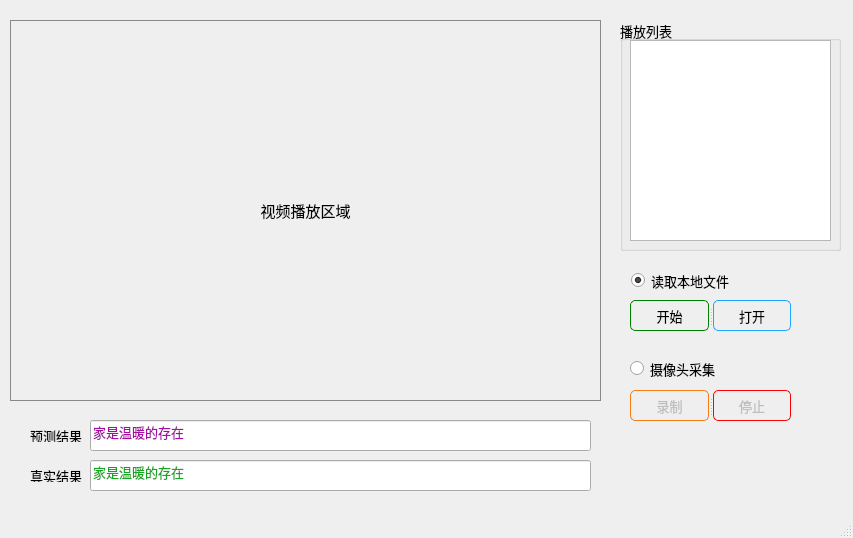
<?xml version="1.0" encoding="UTF-8"?>
<ui version="4.0">
 <class>MainWindow</class>
 <widget class="QMainWindow" name="MainWindow">
  <property name="geometry">
   <rect>
    <x>0</x>
    <y>0</y>
    <width>853</width>
    <height>538</height>
   </rect>
  </property>
  <property name="font">
   <font>
    <pointsize>10</pointsize>
   </font>
  </property>
  <property name="cursor">
   <cursorShape>ArrowCursor</cursorShape>
  </property>
  <property name="windowTitle">
   <string>中文唇语识别演示系统v1.0</string>
  </property>
  <widget class="QWidget" name="centralwidget">
   <widget class="QLabel" name="screen">
    <property name="geometry">
     <rect>
      <x>10</x>
      <y>20</y>
      <width>591</width>
      <height>381</height>
     </rect>
    </property>
    <property name="font">
     <font>
      <pointsize>11</pointsize>
     </font>
    </property>
    <property name="styleSheet">
     <string notr="true">border: 1px groove #888</string>
    </property>
    <property name="text">
     <string>视频播放区域</string>
    </property>
    <property name="alignment">
     <set>Qt::AlignCenter</set>
    </property>
   </widget>
   <widget class="QRadioButton" name="radio1">
    <property name="geometry">
     <rect>
      <x>631</x>
      <y>272</y>
      <width>101</width>
      <height>17</height>
     </rect>
    </property>
    <property name="text">
     <string>读取本地文件</string>
    </property>
    <property name="checked">
     <bool>true</bool>
    </property>
   </widget>
   <widget class="QRadioButton" name="radio2">
    <property name="geometry">
     <rect>
      <x>630</x>
      <y>360</y>
      <width>101</width>
      <height>17</height>
     </rect>
    </property>
    <property name="text">
     <string>摄像头采集</string>
    </property>
   </widget>
   <widget class="QLabel" name="label_2">
    <property name="geometry">
     <rect>
      <x>30</x>
      <y>430</y>
      <width>54</width>
      <height>12</height>
     </rect>
    </property>
    <property name="text">
     <string>预测结果</string>
    </property>
   </widget>
   <widget class="QLabel" name="label_3">
    <property name="geometry">
     <rect>
      <x>30</x>
      <y>470</y>
      <width>54</width>
      <height>12</height>
     </rect>
    </property>
    <property name="text">
     <string>真实结果</string>
    </property>
   </widget>
   <widget class="QLineEdit" name="lineEdit">
    <property name="enabled">
     <bool>true</bool>
    </property>
    <property name="geometry">
     <rect>
      <x>90</x>
      <y>460</y>
      <width>501</width>
      <height>31</height>
     </rect>
    </property>
    <property name="palette">
     <palette>
      <active>
       <colorrole role="WindowText">
        <brush brushstyle="SolidPattern">
         <color alpha="255">
          <red>0</red>
          <green>0</green>
          <blue>0</blue>
         </color>
        </brush>
       </colorrole>
       <colorrole role="Text">
        <brush brushstyle="SolidPattern">
         <color alpha="255">
          <red>22</red>
          <green>165</green>
          <blue>31</blue>
         </color>
        </brush>
       </colorrole>
      </active>
      <inactive>
       <colorrole role="WindowText">
        <brush brushstyle="SolidPattern">
         <color alpha="255">
          <red>0</red>
          <green>0</green>
          <blue>0</blue>
         </color>
        </brush>
       </colorrole>
       <colorrole role="Text">
        <brush brushstyle="SolidPattern">
         <color alpha="255">
          <red>22</red>
          <green>165</green>
          <blue>31</blue>
         </color>
        </brush>
       </colorrole>
      </inactive>
      <disabled>
       <colorrole role="WindowText">
        <brush brushstyle="SolidPattern">
         <color alpha="255">
          <red>120</red>
          <green>120</green>
          <blue>120</blue>
         </color>
        </brush>
       </colorrole>
       <colorrole role="Text">
        <brush brushstyle="SolidPattern">
         <color alpha="255">
          <red>120</red>
          <green>120</green>
          <blue>120</blue>
         </color>
        </brush>
       </colorrole>
      </disabled>
     </palette>
    </property>
    <property name="text">
     <string>家是温暖的存在</string>
    </property>
    <property name="readOnly">
     <bool>true</bool>
    </property>
   </widget>
   <widget class="QLineEdit" name="lineEdit_2">
    <property name="geometry">
     <rect>
      <x>90</x>
      <y>420</y>
      <width>501</width>
      <height>31</height>
     </rect>
    </property>
    <property name="palette">
     <palette>
      <active>
       <colorrole role="WindowText">
        <brush brushstyle="SolidPattern">
         <color alpha="255">
          <red>0</red>
          <green>0</green>
          <blue>0</blue>
         </color>
        </brush>
       </colorrole>
       <colorrole role="Text">
        <brush brushstyle="SolidPattern">
         <color alpha="255">
          <red>165</red>
          <green>12</green>
          <blue>163</blue>
         </color>
        </brush>
       </colorrole>
      </active>
      <inactive>
       <colorrole role="WindowText">
        <brush brushstyle="SolidPattern">
         <color alpha="255">
          <red>0</red>
          <green>0</green>
          <blue>0</blue>
         </color>
        </brush>
       </colorrole>
       <colorrole role="Text">
        <brush brushstyle="SolidPattern">
         <color alpha="255">
          <red>165</red>
          <green>12</green>
          <blue>163</blue>
         </color>
        </brush>
       </colorrole>
      </inactive>
      <disabled>
       <colorrole role="WindowText">
        <brush brushstyle="SolidPattern">
         <color alpha="255">
          <red>120</red>
          <green>120</green>
          <blue>120</blue>
         </color>
        </brush>
       </colorrole>
       <colorrole role="Text">
        <brush brushstyle="SolidPattern">
         <color alpha="255">
          <red>120</red>
          <green>120</green>
          <blue>120</blue>
         </color>
        </brush>
       </colorrole>
      </disabled>
     </palette>
    </property>
    <property name="text">
     <string>家是温暖的存在</string>
    </property>
   </widget>
   <widget class="QGroupBox" name="groupBox">
    <property name="geometry">
     <rect>
      <x>620</x>
      <y>20</y>
      <width>221</width>
      <height>231</height>
     </rect>
    </property>
    <property name="title">
     <string>播放列表</string>
    </property>
    <widget class="QListView" name="listView">
     <property name="geometry">
      <rect>
       <x>10</x>
       <y>20</y>
       <width>201</width>
       <height>201</height>
      </rect>
     </property>
    </widget>
   </widget>
   <widget class="QSplitter" name="splitter">
    <property name="geometry">
     <rect>
      <x>630</x>
      <y>300</y>
      <width>161</width>
      <height>31</height>
     </rect>
    </property>
    <property name="orientation">
     <enum>Qt::Horizontal</enum>
    </property>
    <widget class="QPushButton" name="btn_play">
     <property name="sizePolicy">
      <sizepolicy hsizetype="Minimum" vsizetype="Expanding">
       <horstretch>0</horstretch>
       <verstretch>0</verstretch>
      </sizepolicy>
     </property>
     <property name="cursor">
      <cursorShape>PointingHandCursor</cursorShape>
     </property>
     <property name="styleSheet">
      <string notr="true">border: 1px solid green;
border-radius: 5px; </string>
     </property>
     <property name="text">
      <string>开始</string>
     </property>
     <property name="autoRepeatDelay">
      <number>309</number>
     </property>
    </widget>
    <widget class="QPushButton" name="btn_open">
     <property name="sizePolicy">
      <sizepolicy hsizetype="Minimum" vsizetype="Expanding">
       <horstretch>0</horstretch>
       <verstretch>0</verstretch>
      </sizepolicy>
     </property>
     <property name="cursor">
      <cursorShape>PointingHandCursor</cursorShape>
     </property>
     <property name="styleSheet">
      <string notr="true">border: 1px solid rgb(25, 167, 255);
border-radius: 5px; </string>
     </property>
     <property name="text">
      <string>打开</string>
     </property>
     <property name="autoRepeatDelay">
      <number>309</number>
     </property>
    </widget>
   </widget>
   <widget class="QSplitter" name="splitter_2">
    <property name="geometry">
     <rect>
      <x>630</x>
      <y>390</y>
      <width>161</width>
      <height>31</height>
     </rect>
    </property>
    <property name="orientation">
     <enum>Qt::Horizontal</enum>
    </property>
    <widget class="QPushButton" name="btn_record">
     <property name="enabled">
      <bool>false</bool>
     </property>
     <property name="sizePolicy">
      <sizepolicy hsizetype="Minimum" vsizetype="Expanding">
       <horstretch>0</horstretch>
       <verstretch>0</verstretch>
      </sizepolicy>
     </property>
     <property name="cursor">
      <cursorShape>PointingHandCursor</cursorShape>
     </property>
     <property name="styleSheet">
      <string notr="true">border: 1px solid rgb(244, 126, 22);
border-radius: 5px; </string>
     </property>
     <property name="text">
      <string>录制</string>
     </property>
     <property name="autoRepeatDelay">
      <number>309</number>
     </property>
    </widget>
    <widget class="QPushButton" name="btn_stop">
     <property name="enabled">
      <bool>false</bool>
     </property>
     <property name="sizePolicy">
      <sizepolicy hsizetype="Minimum" vsizetype="Expanding">
       <horstretch>0</horstretch>
       <verstretch>0</verstretch>
      </sizepolicy>
     </property>
     <property name="cursor">
      <cursorShape>PointingHandCursor</cursorShape>
     </property>
     <property name="styleSheet">
      <string notr="true">border: 1px solid red;
border-radius: 5px; </string>
     </property>
     <property name="text">
      <string>停止</string>
     </property>
     <property name="autoRepeatDelay">
      <number>309</number>
     </property>
    </widget>
   </widget>
  </widget>
  <widget class="QMenuBar" name="menubar">
   <property name="geometry">
    <rect>
     <x>0</x>
     <y>0</y>
     <width>853</width>
     <height>25</height>
    </rect>
   </property>
  </widget>
  <widget class="QStatusBar" name="statusbar"/>
 </widget>
 <resources/>
 <connections/>
</ui>
